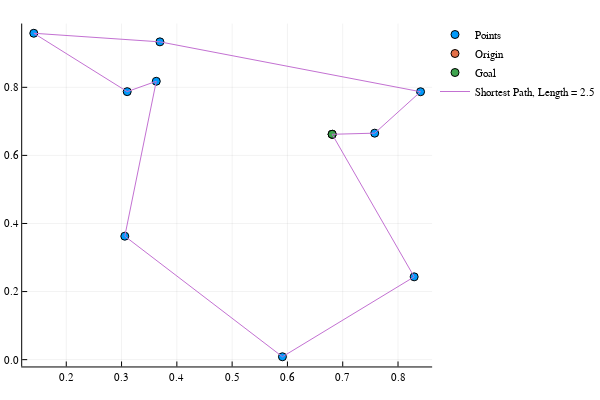

Notebook source saved alongside this figure:
### Code cell
using Plots
plotly()

scatter(Pts[:,1], Pts[:,2], label = "Points")
scatter!([Pts[O,1]], [Pts[O,2]], label = "Origin")
scatter!([Pts[G,1]], [Pts[G,2]], label = "Goal")
plot!(Pts[P,1], Pts[P,2], label = "Shortest Path, Length = $(round(L,digits = 2))")

### Figure 1 — Plotly figure (JSON) as saved in the notebook; plotly's stock layout.template omitted (floating-point values rounded to 4 significant figures)
{"data": [{"colorbar": {"title": ""}, "hoverinfo": "text", "legendgroup": "Points", "marker": {"color": "rgba(0, 154, 250, 1.000)", "line": {"color": "rgba(0, 0, 0, 1.000)", "width": 1}, "size": 8, "symbol": "circle"}, "mode": "markers", "name": "Points", "showlegend": true, "text": [null, null, null, null, null, null, null, null, null, null], "type": "scatter", "x": [0.8407, 0.1413, 0.6809, 0.3628, 0.3102, 0.3694, 0.7579, 0.591, 0.3058, 0.8292], "xaxis": "x1", "y": [0.787, 0.9588, 0.662, 0.8178, 0.7873, 0.9336, 0.6653, 0.008491, 0.3627, 0.2433], "yaxis": "y1", "zmax": 0.1, "zmin": -0.1}, {"colorbar": {"title": ""}, "hoverinfo": "text", "legendgroup": "Origin", "marker": {"color": "rgba(227, 111, 71, 1.000)", "line": {"color": "rgba(0, 0, 0, 1.000)", "width": 1}, "size": 8, "symbol": "circle"}, "mode": "markers", "name": "Origin", "showlegend": true, "text": [null], "type": "scatter", "x": [0.6809], "xaxis": "x1", "y": [0.662], "yaxis": "y1", "zmax": 0.1, "zmin": -0.1}, {"colorbar": {"title": ""}, "hoverinfo": "text", "legendgroup": "Goal", "marker": {"color": "rgba(62, 164, 78, 1.000)", "line": {"color": "rgba(0, 0, 0, 1.000)", "width": 1}, "size": 8, "symbol": "circle"}, "mode": "markers", "name": "Goal", "showlegend": true, "text": [null], "type": "scatter", "x": [0.6809], "xaxis": "x1", "y": [0.662], "yaxis": "y1", "zmax": 0.1, "zmin": -0.1}, {"colorbar": {"title": ""}, "hoverinfo": "text", "legendgroup": "Shortest Path, Length = 2.5", "line": {"color": "rgba(195, 113, 210, 1.000)", "dash": "solid", "shape": "linear", "width": 1}, "mode": "lines", "name": "Shortest Path, Length = 2.5", "showlegend": true, "text": [null, null, null, null, null, null, null, null, null, null, null], "type": "scatter", "x": [0.6809, 0.7579, 0.8407, 0.3694, 0.1413, 0.3102, 0.3628, 0.3058, 0.591, 0.8292, 0.6809], "xaxis": "x1", "y": [0.662, 0.6653, 0.787, 0.9336, 0.9588, 0.7873, 0.8178, 0.3627, 0.008491, 0.2433, 0.662], "yaxis": "y1", "zmax": 0.1, "zmin": -0.1}], "layout": {"annotations": [], "height": 400, "legend": {"bgcolor": "rgba(255, 255, 255, 1.000)", "bordercolor": "rgba(0, 0, 0, 1.000)", "font": {"color": "rgba(0, 0, 0, 1.000)", "family": "sans-serif", "size": 11}, "tracegroupgap": 0, "x": 1, "y": 1}, "margin": {"b": 20, "l": 0, "r": 0, "t": 20}, "paper_bgcolor": "rgba(255, 255, 255, 1.000)", "plot_bgcolor": "rgba(255, 255, 255, 1.000)", "showlegend": true, "width": 600, "xaxis": {"anchor": "y1", "domain": [0.05101, 0.9934], "gridcolor": "rgba(0, 0, 0, 0.100)", "gridwidth": 0.5, "linecolor": "rgba(0, 0, 0, 1.000)", "mirror": false, "range": [0.1203, 0.8617], "showgrid": true, "showline": true, "showticklabels": true, "tickangle": 0, "tickcolor": "rgb(0, 0, 0)", "tickfont": {"color": "rgba(0, 0, 0, 1.000)", "family": "sans-serif", "size": 11}, "tickmode": "array", "ticks": "inside", "ticktext": ["0.2", "0.3", "0.4", "0.5", "0.6", "0.7", "0.8"], "tickvals": [0.2, 0.3, 0.4, 0.5, 0.6, 0.7, 0.8], "title": "", "titlefont": {"color": "rgba(0, 0, 0, 1.000)", "family": "sans-serif", "size": 15}, "type": "-", "visible": true, "zeroline": false, "zerolinecolor": "rgba(0, 0, 0, 1.000)"}, "yaxis": {"anchor": "x1", "domain": [0.03762, 0.9902], "gridcolor": "rgba(0, 0, 0, 0.100)", "gridwidth": 0.5, "linecolor": "rgba(0, 0, 0, 1.000)", "mirror": false, "range": [-0.02002, 0.9873], "showgrid": true, "showline": true, "showticklabels": true, "tickangle": 0, "tickcolor": "rgb(0, 0, 0)", "tickfont": {"color": "rgba(0, 0, 0, 1.000)", "family": "sans-serif", "size": 11}, "tickmode": "array", "ticks": "inside", "ticktext": ["0.0", "0.2", "0.4", "0.6", "0.8"], "tickvals": [0, 0.2, 0.4, 0.6, 0.8], "title": "", "titlefont": {"color": "rgba(0, 0, 0, 1.000)", "family": "sans-serif", "size": 15}, "type": "-", "visible": true, "zeroline": false, "zerolinecolor": "rgba(0, 0, 0, 1.000)"}}}
